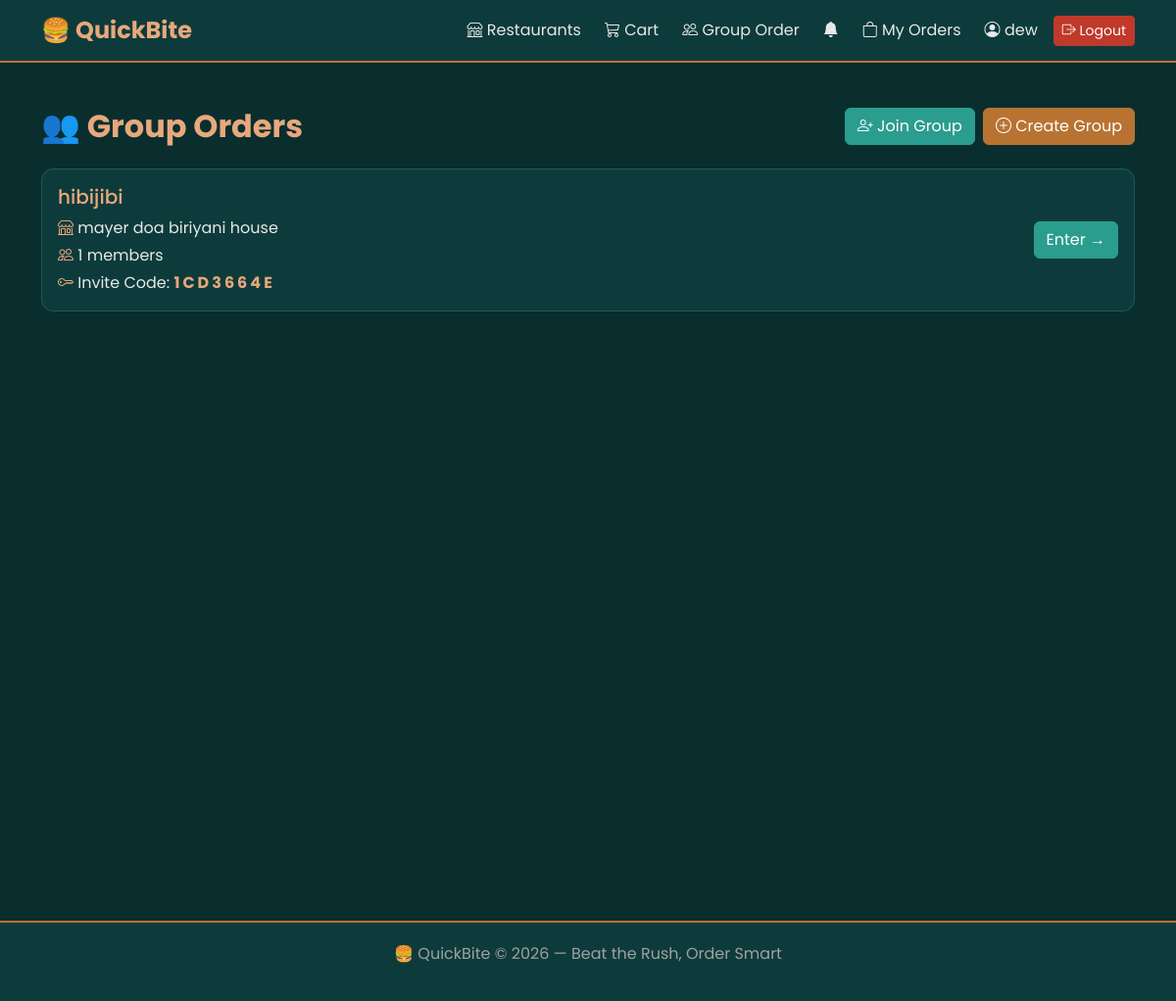
The app's page /groups/ (signed in), older data.
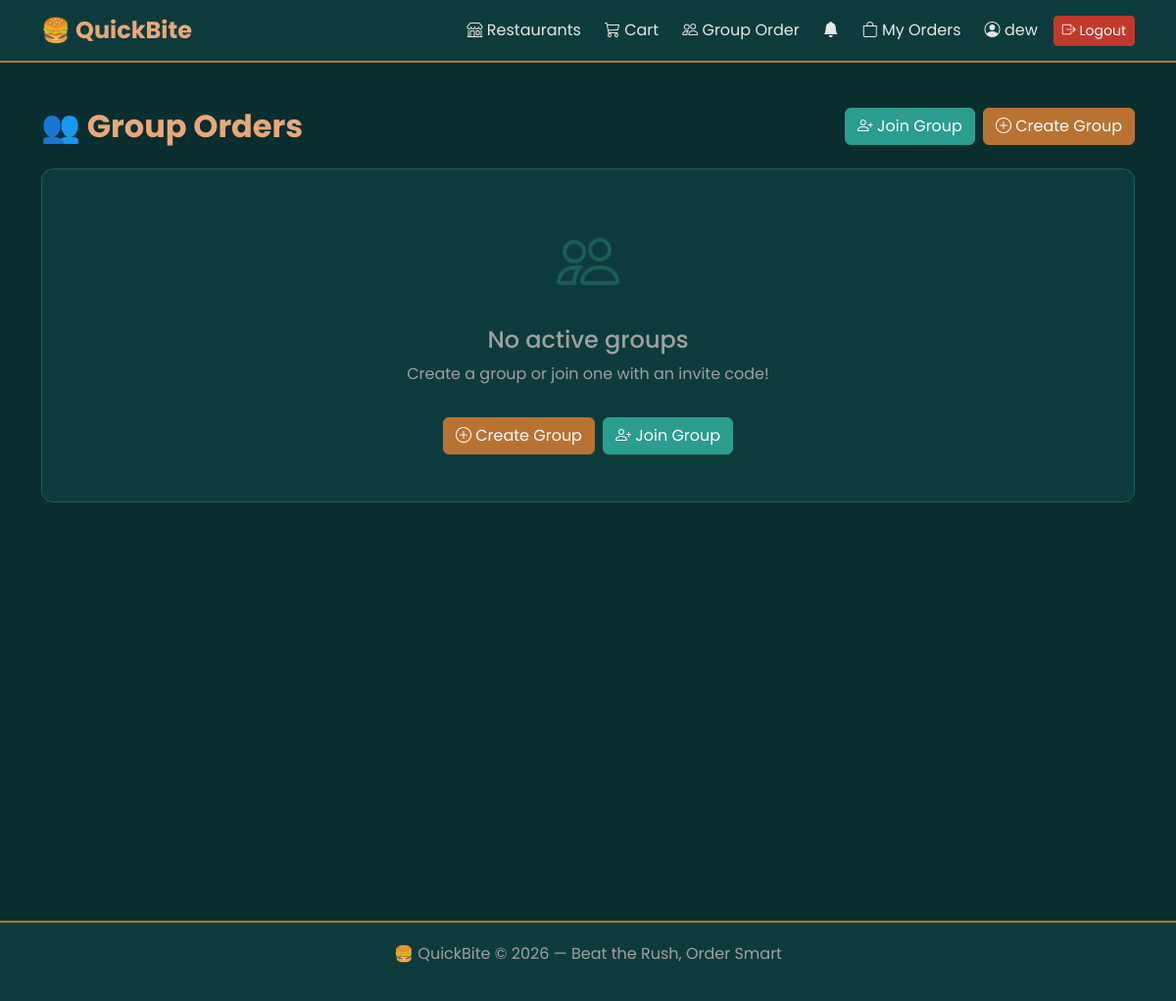
The same page, newer data.
### group_order/models.py (models this page shows, shortened)
class GroupOrder(models.Model):
    name = models.CharField(max_length=100)
    invite_code = models.CharField(max_length=8, unique=True, blank=True)
    restaurant = models.ForeignKey(
        Restaurant, on_delete=models.CASCADE,
        null=True, blank=True
    )
    created_by = models.ForeignKey(
        settings.AUTH_USER_MODEL,
        on_delete=models.CASCADE,
        related_name='created_groups'
    )
    members = models.ManyToManyField(
        settings.AUTH_USER_MODEL,
        related_name='group_orders',
        blank=True
    )
    is_active = models.BooleanField(default=True)
    created_at = models.DateTimeField(auto_now_add=True)
    def get_total_members(self):
        return self.members.count()

### restaurants/models.py (models this page shows, shortened)
class Restaurant(models.Model):
    owner = models.OneToOneField(
        settings.AUTH_USER_MODEL,
        on_delete=models.CASCADE,
        related_name='restaurant'
    )
    name = models.CharField(max_length=100)
    description = models.TextField()
    image = models.ImageField(upload_to='restaurant_images/', blank=True, null=True)
    address = models.CharField(max_length=255)
    phone = models.CharField(max_length=15, blank=True, null=True)
    opening_time = models.TimeField(blank=True, null=True)
    closing_time = models.TimeField(blank=True, null=True)
    is_active = models.BooleanField(default=True)

### group_order/views.py (the view)
# urls.py: path('', views.group_list, name='group_list'),
@login_required
def group_list(request):
    my_groups = GroupOrder.objects.filter(
        members=request.user,
        is_active=True
    )
    return render(request, 'group_order/group_list.html', {
        'groups': my_groups
    })

### orders/views.py (called while the page is built)
def notification_count(request):
    if request.user.is_authenticated:
        count = request.user.notifications.filter(is_read=False).count()
        return {'unread_notifications': count}
    return {'unread_notifications': 0}

### templates/group_order/group_list.html (shortened to what this page needs)
{% extends 'base.html' %}
{% block content %}
<div class="d-flex justify-content-between align-items-center mb-4">
    <h2 class="section-title mb-0">👥 Group Orders</h2>
    <div class="d-flex gap-2">
        <a href="{% url 'group_order:join_group' %}"
           class="btn btn-primary">
            <i class="bi bi-person-plus"></i> Join Group
        </a>
        <a href="{% url 'group_order:create_group' %}"
           class="btn btn-success">
            <i class="bi bi-plus-circle"></i> Create Group
        </a>
    </div>
</div>
{% for group in groups %}
<div class="card mb-3 p-3">
    <div class="d-flex justify-content-between align-items-center">
        <div>
            <h5 style="color:var(--copper-bright);">
                {{ group.name }}
            </h5>
            <p class="mb-1">
                <i class="bi bi-shop"
                   style="color:var(--copper-bright);"></i>
                {{ group.restaurant.name }}
            </p>
            <p class="mb-1">
                <i class="bi bi-people"
                   style="color:var(--copper-bright);"></i>
                {{ group.get_total_members }} members
            </p>
            <p class="mb-0">
                <i class="bi bi-key"
                   style="color:var(--copper-bright);"></i>
                Invite Code:
                <strong style="color:var(--copper-bright);
                               letter-spacing:3px;">
                    {{ group.invite_code }}
                </strong>
            </p>
        </div>
        <a href="{% url 'group_order:group_detail' group.id %}"
           class="btn btn-primary">
            Enter →
        </a>
    </div>
</div>
{% empty %}
<div class="card p-5 text-center">
    <i class="bi bi-people"
       style="font-size:4rem; color:var(--teal-light);"></i>
    <h4 class="mt-3" style="color:#a0a0a0;">No active groups</h4>
    <p style="color:#a0a0a0;">
        Create a group or join one with an invite code!
    </p>
    <div class="d-flex gap-2 justify-content-center mt-3">
        <a href="{% url 'group_order:create_group' %}"
           class="btn btn-success">
            <i class="bi bi-plus-circle"></i> Create Group
        </a>
        <a href="{% url 'group_order:join_group' %}"
           class="btn btn-primary">
            <i class="bi bi-person-plus"></i> Join Group
        </a>
    </div>
</div>
{% endfor %}
{% endblock %}

Row changes from the older to the newer data that the page shows:
removed GroupOrder: name "hibijibi", restaurant.name "mayer doa biriyani house", get_total_members "1", invite_code "1CD3664E"
Text that changed along with them:
text now shown: "No active groups Create a group or join one with an invite code! Create Group Join Group"
